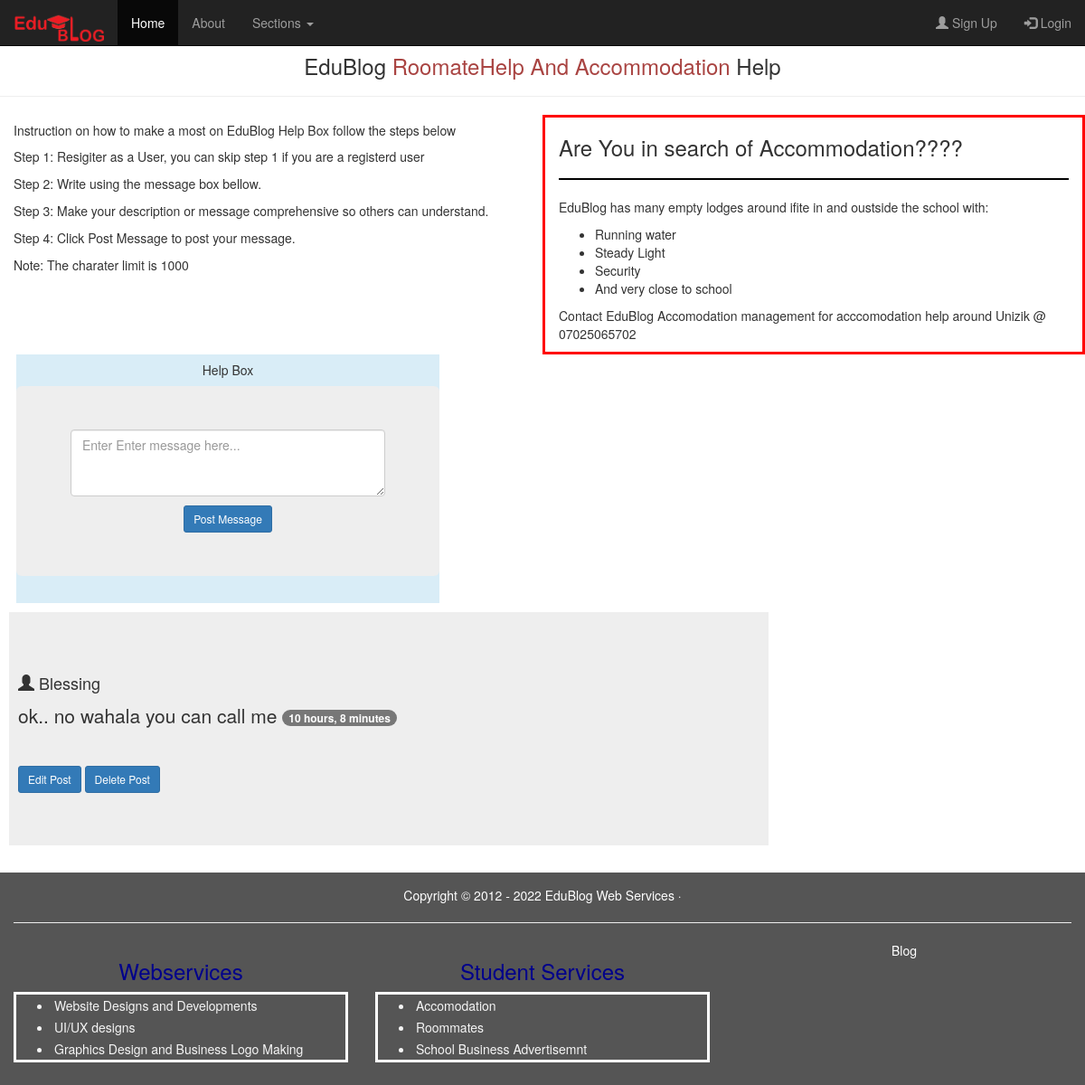
/Edu-help/, run on the app's committed database.
### blogs/models.py (models this page shows, shortened)
class RoommateHelp (models.Model):
	user=models.ForeignKey(User, on_delete=models.SET_NULL, blank=True, null=True)
	message=models.TextField()
	created=models.DateTimeField(auto_now_add=True)

### blogs/views.py (the view)
# urls.py: path('Edu-help/', views.roomMate, name='Edu-help'),
def roomMate(request):
	roommate=RoommateHelp.objects.all()
	form=RoommateHelpForm()
	if request.method=='POST':
		form=RoommateHelp.objects.create(
			user=request.user,
			message=request.POST.get('message')
			)
		return redirect('blogs:Edu-help')
	context={'roommate':roommate, 'form':form}
	return render( request, 'blogs/roommate-help.html', context)

### blogs/forms.py
class RoommateHelpForm(forms.ModelForm):
	message=forms.CharField(max_length=1000, widget=forms.Textarea(attrs={'class':'form-control','Placeholder':'Enter Enter message here...','rows':3}))
	class Meta:
		model=RoommateHelp
		fields=['message']

### blogs/templates/blogs/roommate-help.html (shortened to what this page needs)
{% extends 'base.html'%}
{% load static%}
{% block content%}
<div class="container-fluid" style="margin-top: 4rem;">
	<div class="row">
		<h3 class="text-center">EduBlog <span class="text-danger">RoomateHelp And Accommodation</span> Help</h3> <hr>
		<div class="col-sm-6">
			<h5>Instruction on how to make a most on EduBlog Help Box follow the steps below</h5>
			<p>Step 1: Resigiter as a User, you can skip step 1 if you are a registerd user</p>
			<p> Step 2: Write using the message box bellow.</p>
			<p>Step 3: Make your description or message comprehensive so others can understand.</p>
			<p>Step 4: Click Post Message to post your message.</p>
			<p>Note: The charater limit is 1000</p>
		</div>
		<div class="col-sm-6" style=" border: 0.3rem solid red;">
			<h3>Are You in search of Accommodation????</h3><hr style="border:1px solid black">
			<p>EduBlog has many empty lodges around ifite in and oustside the school with:
				<ul>
					<li>Running water</li>
					<li>Steady Light</li>
					<li>Security</li>
					<li>And very close to school</li>
				</ul>
			</p>
			<p>Contact EduBlog Accomodation management for acccomodation help around Unizik @ 07025065702</p>
		</div>
	</div>
	<div class="row bg-info" style="width:40%; margin-left: 3px;">
		<h5 class="text-center">Help Box</h5>
		<div class="jumbotron text-center">
			<form method="POST">
				{{form.message}}
				<button type="submit" class="btn btn-sm btn-primary" style="margin-top: 10px;">Post Message</button>
			</form>
		</div>
	</div>
</div>
	<div class="jumbotron" style="width: 70%; margin-left: 10px; margin-top: 10px;">
		{% for post in roommate%}
		<div style="padding: 10px;">
			<h4><span class="glyphicon glyphicon-user"></span> {{post.user}}</h4>
			<p>{{post.message}} <span class="badge"> {{post.created|timesince}}</span></p><hr>
			<a href="{% url 'blogs:Edu-help-edit' post.id%}" class="btn btn-primary btn-sm">Edit Post</a>
			<a href="{% url 'blogs:Edu-help-del' post.id%}" class="btn btn-primary btn-sm">Delete Post</a>
		</div>
		{% endfor%}
	</div>
{% endblock%}

### data on the page
RoommateHelp: user "Blessing", message "ok.. no wahala you can call me", created "10 hours, 8 minutes"
